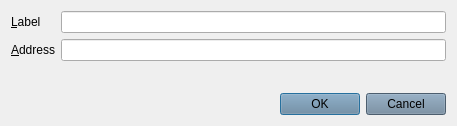
<?xml version="1.0" encoding="UTF-8"?>
<ui version="4.0">
 <class>EditAddressDialog</class>
 <widget class="QDialog" name="EditAddressDialog">
  <property name="geometry">
   <rect>
    <x>0</x>
    <y>0</y>
    <width>457</width>
    <height>126</height>
   </rect>
  </property>
  <property name="windowTitle">
   <string>Edit Address</string>
  </property>
  <property name="styleSheet">
   <string notr="true">background-image: url(:/images/bkg);</string>
  </property>
  <layout class="QVBoxLayout" name="verticalLayout">
   <item>
    <layout class="QFormLayout" name="formLayout">
     <property name="fieldGrowthPolicy">
      <enum>QFormLayout::AllNonFixedFieldsGrow</enum>
     </property>
     <item row="0" column="0">
      <widget class="QLabel" name="label">
       <property name="styleSheet">
        <string notr="true">background-image: url(:/images/bgbfree);</string>
       </property>
       <property name="text">
        <string>&amp;Label</string>
       </property>
       <property name="buddy">
        <cstring>labelEdit</cstring>
       </property>
      </widget>
     </item>
     <item row="0" column="1">
      <widget class="QLineEdit" name="labelEdit">
       <property name="toolTip">
        <string>The label associated with this address book entry</string>
       </property>
       <property name="styleSheet">
        <string notr="true">background-image: url(:/images/gr);</string>
       </property>
      </widget>
     </item>
     <item row="1" column="0">
      <widget class="QLabel" name="label_2">
       <property name="styleSheet">
        <string notr="true">background-image: url(:/images/bgbfree);</string>
       </property>
       <property name="text">
        <string>&amp;Address</string>
       </property>
       <property name="buddy">
        <cstring>addressEdit</cstring>
       </property>
      </widget>
     </item>
     <item row="1" column="1">
      <widget class="QLineEdit" name="addressEdit">
       <property name="toolTip">
        <string>The address associated with this address book entry. This can only be modified for sending addresses.</string>
       </property>
       <property name="styleSheet">
        <string notr="true">background-image: url(:/images/gr);</string>
       </property>
      </widget>
     </item>
    </layout>
   </item>
   <item>
    <widget class="QDialogButtonBox" name="buttonBox">
     <property name="styleSheet">
      <string notr="true">background-color: rgb(106, 131, 154);background-image: url(:/images/bgbfree);</string>
     </property>
     <property name="orientation">
      <enum>Qt::Horizontal</enum>
     </property>
     <property name="standardButtons">
      <set>QDialogButtonBox::Cancel|QDialogButtonBox::Ok</set>
     </property>
    </widget>
   </item>
  </layout>
 </widget>
 <resources/>
 <connections>
  <connection>
   <sender>buttonBox</sender>
   <signal>accepted()</signal>
   <receiver>EditAddressDialog</receiver>
   <slot>accept()</slot>
   <hints>
    <hint type="sourcelabel">
     <x>248</x>
     <y>254</y>
    </hint>
    <hint type="destinationlabel">
     <x>157</x>
     <y>274</y>
    </hint>
   </hints>
  </connection>
  <connection>
   <sender>buttonBox</sender>
   <signal>rejected()</signal>
   <receiver>EditAddressDialog</receiver>
   <slot>reject()</slot>
   <hints>
    <hint type="sourcelabel">
     <x>316</x>
     <y>260</y>
    </hint>
    <hint type="destinationlabel">
     <x>286</x>
     <y>274</y>
    </hint>
   </hints>
  </connection>
 </connections>
</ui>
